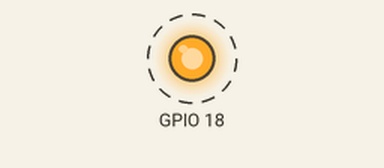
Recording of a program running on a simulated Raspberry Pi (BCM pin numbers). Parts: output pins drawn as LEDs (lit = HIGH). Dashed ring = blinking. At 20.0 s the program stops and its outputs stay as they are.

Above: at 0.05 s.
Timing chart, 0 to 3.0 s (numbered marks = the images above):
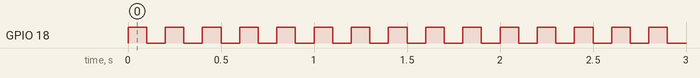

Measured:
- by itself, GPIO 18: alternates HIGH for 0.10 s and LOW for 0.10 s, 200 changes in all, then stays LOW

The program:

led.py
```python
import RPi.GPIO as GPIO
import time

GPIO.setmode(GPIO.BCM)
GPIO.setup(18, GPIO.OUT)

i = 0

while i<100:
 GPIO.output(18, GPIO.HIGH)
 time.sleep(0.1)
 GPIO.output(18, GPIO.LOW)
 time.sleep(0.1)
 i = i + 1

GPIO.cleanup()
```
